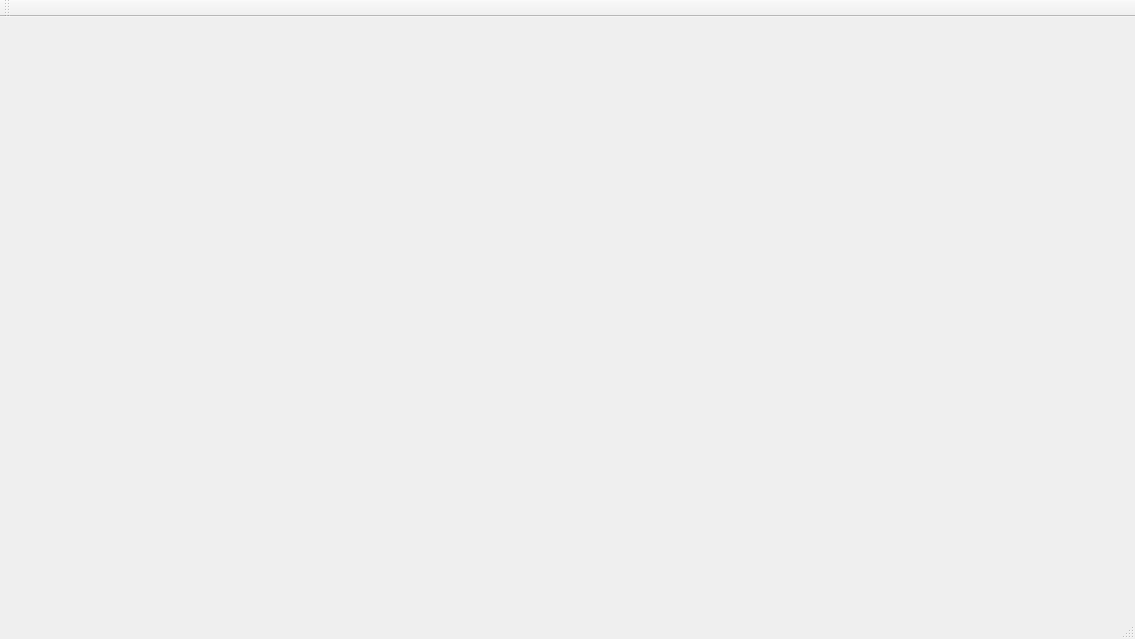
<?xml version="1.0" encoding="UTF-8"?>
<ui version="4.0">
 <class>MainWindow</class>
 <widget class="QMainWindow" name="MainWindow">
  <property name="geometry">
   <rect>
    <x>0</x>
    <y>0</y>
    <width>1135</width>
    <height>639</height>
   </rect>
  </property>
  <property name="windowTitle">
   <string>MainWindow</string>
  </property>
  <widget class="QWidget" name="centralwidget"/>
  <widget class="QMenuBar" name="menubar">
   <property name="geometry">
    <rect>
     <x>0</x>
     <y>0</y>
     <width>1135</width>
     <height>24</height>
    </rect>
   </property>
  </widget>
  <widget class="QStatusBar" name="statusbar"/>
  <widget class="QToolBar" name="toolBar">
   <property name="windowTitle">
    <string>toolBar</string>
   </property>
   <attribute name="toolBarArea">
    <enum>TopToolBarArea</enum>
   </attribute>
   <attribute name="toolBarBreak">
    <bool>false</bool>
   </attribute>
  </widget>
 </widget>
 <resources/>
 <connections/>
</ui>
